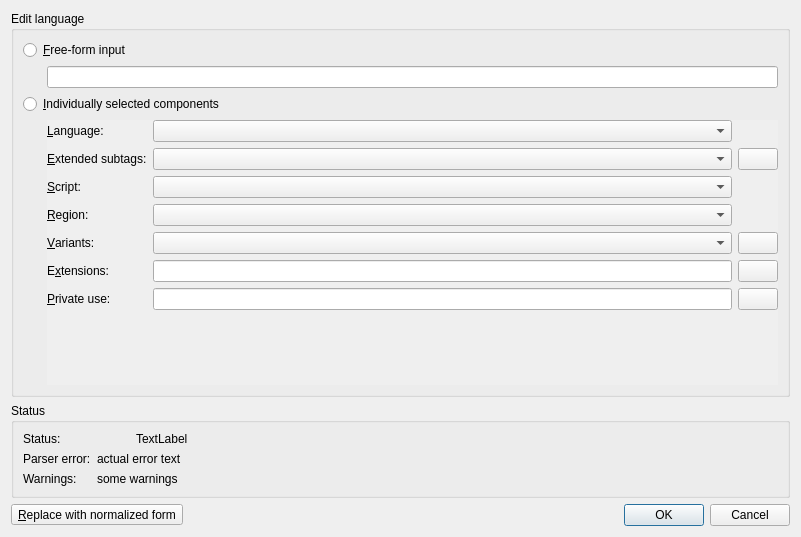
<?xml version="1.0" encoding="UTF-8"?>
<ui version="4.0">
 <class>mtx::gui::Util::LanguageDialog</class>
 <widget class="QDialog" name="mtx::gui::Util::LanguageDialog">
  <property name="geometry">
   <rect>
    <x>0</x>
    <y>0</y>
    <width>801</width>
    <height>537</height>
   </rect>
  </property>
  <property name="windowTitle">
   <string>Edit language</string>
  </property>
  <layout class="QVBoxLayout" name="verticalLayout_2">
   <item>
    <widget class="QGroupBox" name="groupBox">
     <property name="title">
      <string>Edit language</string>
     </property>
     <layout class="QVBoxLayout" name="verticalLayout">
      <item>
       <widget class="QRadioButton" name="rbFreeForm">
        <property name="text">
         <string>&amp;Free-form input</string>
        </property>
       </widget>
      </item>
      <item>
       <layout class="QHBoxLayout" name="horizontalLayout">
        <property name="spacing">
         <number>0</number>
        </property>
        <item>
         <spacer name="horizontalSpacer">
          <property name="orientation">
           <enum>Qt::Horizontal</enum>
          </property>
          <property name="sizeType">
           <enum>QSizePolicy::Fixed</enum>
          </property>
          <property name="sizeHint" stdset="0">
           <size>
            <width>24</width>
            <height>20</height>
           </size>
          </property>
         </spacer>
        </item>
        <item>
         <widget class="QLineEdit" name="leFreeForm"/>
        </item>
       </layout>
      </item>
      <item>
       <widget class="QRadioButton" name="rbComponentSelection">
        <property name="text">
         <string>&amp;Individually selected components</string>
        </property>
       </widget>
      </item>
      <item>
       <layout class="QHBoxLayout" name="horizontalLayout_2">
        <property name="spacing">
         <number>0</number>
        </property>
        <item>
         <spacer name="horizontalSpacer_2">
          <property name="orientation">
           <enum>Qt::Horizontal</enum>
          </property>
          <property name="sizeType">
           <enum>QSizePolicy::Fixed</enum>
          </property>
          <property name="sizeHint" stdset="0">
           <size>
            <width>24</width>
            <height>20</height>
           </size>
          </property>
         </spacer>
        </item>
        <item>
         <widget class="QScrollArea" name="saComponents">
          <property name="frameShape">
           <enum>QFrame::NoFrame</enum>
          </property>
          <property name="frameShadow">
           <enum>QFrame::Plain</enum>
          </property>
          <property name="widgetResizable">
           <bool>true</bool>
          </property>
          <property name="alignment">
           <set>Qt::AlignLeading|Qt::AlignLeft|Qt::AlignTop</set>
          </property>
          <widget class="QWidget" name="sawComponents">
           <property name="geometry">
            <rect>
             <x>0</x>
             <y>0</y>
             <width>733</width>
             <height>227</height>
            </rect>
           </property>
           <property name="autoFillBackground">
            <bool>true</bool>
           </property>
           <layout class="QGridLayout" name="sawComponentsLayout">
            <property name="leftMargin">
             <number>0</number>
            </property>
            <property name="topMargin">
             <number>0</number>
            </property>
            <property name="rightMargin">
             <number>0</number>
            </property>
            <property name="bottomMargin">
             <number>0</number>
            </property>
            <item row="2" column="1">
             <widget class="QComboBox" name="cbScript"/>
            </item>
            <item row="3" column="0">
             <widget class="QLabel" name="lRegion">
              <property name="text">
               <string>&amp;Region:</string>
              </property>
              <property name="buddy">
               <cstring>cbRegion</cstring>
              </property>
             </widget>
            </item>
            <item row="0" column="0">
             <widget class="QLabel" name="lLanguage">
              <property name="text">
               <string>&amp;Language:</string>
              </property>
              <property name="buddy">
               <cstring>cbLanguage</cstring>
              </property>
             </widget>
            </item>
            <item row="0" column="1">
             <widget class="mtx::gui::Util::LanguageComboBox" name="cbLanguage"/>
            </item>
            <item row="7" column="1">
             <spacer name="verticalSpacer_2">
              <property name="orientation">
               <enum>Qt::Vertical</enum>
              </property>
              <property name="sizeType">
               <enum>QSizePolicy::MinimumExpanding</enum>
              </property>
              <property name="sizeHint" stdset="0">
               <size>
                <width>20</width>
                <height>0</height>
               </size>
              </property>
             </spacer>
            </item>
            <item row="4" column="1">
             <widget class="QComboBox" name="cbVariant1"/>
            </item>
            <item row="4" column="0">
             <widget class="QLabel" name="lVariants">
              <property name="text">
               <string>&amp;Variants:</string>
              </property>
              <property name="buddy">
               <cstring>cbVariant1</cstring>
              </property>
             </widget>
            </item>
            <item row="3" column="1">
             <widget class="mtx::gui::Util::CountryComboBox" name="cbRegion"/>
            </item>
            <item row="6" column="0">
             <widget class="QLabel" name="lPrivateUse">
              <property name="text">
               <string>&amp;Private use:</string>
              </property>
              <property name="buddy">
               <cstring>lePrivateUse1</cstring>
              </property>
             </widget>
            </item>
            <item row="1" column="2">
             <widget class="QPushButton" name="pbAddExtendedSubtag">
              <property name="text">
               <string/>
              </property>
              <property name="icon">
               <iconset resource="../../qt_resources.qrc">
                <normaloff>:/icons/16x16/list-add.png</normaloff>:/icons/16x16/list-add.png</iconset>
              </property>
             </widget>
            </item>
            <item row="4" column="2">
             <widget class="QPushButton" name="pbAddVariant">
              <property name="text">
               <string/>
              </property>
              <property name="icon">
               <iconset resource="../../qt_resources.qrc">
                <normaloff>:/icons/16x16/list-add.png</normaloff>:/icons/16x16/list-add.png</iconset>
              </property>
             </widget>
            </item>
            <item row="1" column="0">
             <widget class="QLabel" name="lExtendedSubtags">
              <property name="text">
               <string>&amp;Extended subtags:</string>
              </property>
              <property name="buddy">
               <cstring>cbExtendedSubtag1</cstring>
              </property>
             </widget>
            </item>
            <item row="1" column="1">
             <widget class="QComboBox" name="cbExtendedSubtag1"/>
            </item>
            <item row="6" column="1">
             <widget class="QLineEdit" name="lePrivateUse1"/>
            </item>
            <item row="6" column="2">
             <widget class="QPushButton" name="pbAddPrivateUse">
              <property name="text">
               <string/>
              </property>
              <property name="icon">
               <iconset resource="../../qt_resources.qrc">
                <normaloff>:/icons/16x16/list-add.png</normaloff>:/icons/16x16/list-add.png</iconset>
              </property>
             </widget>
            </item>
            <item row="2" column="0">
             <widget class="QLabel" name="lScript">
              <property name="text">
               <string>&amp;Script:</string>
              </property>
              <property name="buddy">
               <cstring>cbScript</cstring>
              </property>
             </widget>
            </item>
            <item row="5" column="0">
             <widget class="QLabel" name="lExtensions">
              <property name="text">
               <string>E&amp;xtensions:</string>
              </property>
              <property name="buddy">
               <cstring>leExtension1</cstring>
              </property>
             </widget>
            </item>
            <item row="5" column="1">
             <widget class="QLineEdit" name="leExtension1"/>
            </item>
            <item row="5" column="2">
             <widget class="QPushButton" name="pbAddExtension">
              <property name="text">
               <string notr="true"/>
              </property>
              <property name="icon">
               <iconset resource="../../qt_resources.qrc">
                <normaloff>:/icons/16x16/list-add.png</normaloff>:/icons/16x16/list-add.png</iconset>
              </property>
             </widget>
            </item>
           </layout>
          </widget>
         </widget>
        </item>
       </layout>
      </item>
     </layout>
    </widget>
   </item>
   <item>
    <widget class="QGroupBox" name="groupBox_2">
     <property name="title">
      <string>Status</string>
     </property>
     <layout class="QGridLayout" name="gridLayout">
      <item row="2" column="0">
       <widget class="QLabel" name="lWarningsLabel">
        <property name="text">
         <string>Warnings:</string>
        </property>
        <property name="alignment">
         <set>Qt::AlignLeading|Qt::AlignLeft|Qt::AlignTop</set>
        </property>
       </widget>
      </item>
      <item row="0" column="0">
       <widget class="QLabel" name="lStatusLabel">
        <property name="text">
         <string>Status:</string>
        </property>
       </widget>
      </item>
      <item row="2" column="1">
       <widget class="QLabel" name="lWarnings">
        <property name="sizePolicy">
         <sizepolicy hsizetype="MinimumExpanding" vsizetype="Preferred">
          <horstretch>0</horstretch>
          <verstretch>0</verstretch>
         </sizepolicy>
        </property>
        <property name="text">
         <string notr="true">some warnings</string>
        </property>
        <property name="wordWrap">
         <bool>true</bool>
        </property>
       </widget>
      </item>
      <item row="0" column="1">
       <layout class="QHBoxLayout" name="horizontalLayout_3">
        <item>
         <widget class="QLabel" name="lStatusOKIcon">
          <property name="text">
           <string notr="true"/>
          </property>
          <property name="pixmap">
           <pixmap resource="../../qt_resources.qrc">:/icons/16x16/dialog-ok-apply.png</pixmap>
          </property>
         </widget>
        </item>
        <item>
         <widget class="QLabel" name="lStatusWarningsIcon">
          <property name="text">
           <string notr="true"/>
          </property>
          <property name="pixmap">
           <pixmap resource="../../qt_resources.qrc">:/icons/16x16/dialog-warning.png</pixmap>
          </property>
         </widget>
        </item>
        <item>
         <widget class="QLabel" name="lStatusBadIcon">
          <property name="text">
           <string notr="true"/>
          </property>
          <property name="pixmap">
           <pixmap resource="../../qt_resources.qrc">:/icons/16x16/dialog-error.png</pixmap>
          </property>
         </widget>
        </item>
        <item>
         <widget class="QLabel" name="lStatusText">
          <property name="sizePolicy">
           <sizepolicy hsizetype="MinimumExpanding" vsizetype="Preferred">
            <horstretch>0</horstretch>
            <verstretch>0</verstretch>
           </sizepolicy>
          </property>
          <property name="text">
           <string notr="true">TextLabel</string>
          </property>
          <property name="wordWrap">
           <bool>true</bool>
          </property>
         </widget>
        </item>
       </layout>
      </item>
      <item row="1" column="0">
       <widget class="QLabel" name="lParserErrorLabel">
        <property name="text">
         <string>Parser error:</string>
        </property>
       </widget>
      </item>
      <item row="1" column="1">
       <widget class="QLabel" name="lParserError">
        <property name="text">
         <string notr="true">actual error text</string>
        </property>
        <property name="textFormat">
         <enum>Qt::PlainText</enum>
        </property>
        <property name="wordWrap">
         <bool>true</bool>
        </property>
       </widget>
      </item>
     </layout>
    </widget>
   </item>
   <item>
    <layout class="QHBoxLayout" name="horizontalLayout_4">
     <item>
      <widget class="QToolButton" name="tbReplaceNormalized">
       <property name="text">
        <string>&amp;Replace with normalized form</string>
       </property>
       <property name="popupMode">
        <enum>QToolButton::InstantPopup</enum>
       </property>
      </widget>
     </item>
     <item>
      <spacer name="horizontalSpacer_3">
       <property name="orientation">
        <enum>Qt::Horizontal</enum>
       </property>
       <property name="sizeHint" stdset="0">
        <size>
         <width>40</width>
         <height>20</height>
        </size>
       </property>
      </spacer>
     </item>
     <item>
      <widget class="QDialogButtonBox" name="bbOkCancel">
       <property name="orientation">
        <enum>Qt::Horizontal</enum>
       </property>
       <property name="standardButtons">
        <set>QDialogButtonBox::Cancel|QDialogButtonBox::Ok</set>
       </property>
      </widget>
     </item>
    </layout>
   </item>
  </layout>
 </widget>
 <customwidgets>
  <customwidget>
   <class>mtx::gui::Util::CountryComboBox</class>
   <extends>QComboBox</extends>
   <header>mkvtoolnix-gui/util/country_combo_box.h</header>
  </customwidget>
  <customwidget>
   <class>mtx::gui::Util::LanguageComboBox</class>
   <extends>QComboBox</extends>
   <header>mkvtoolnix-gui/util/language_combo_box.h</header>
  </customwidget>
 </customwidgets>
 <tabstops>
  <tabstop>rbFreeForm</tabstop>
  <tabstop>leFreeForm</tabstop>
  <tabstop>rbComponentSelection</tabstop>
  <tabstop>saComponents</tabstop>
  <tabstop>cbLanguage</tabstop>
  <tabstop>cbExtendedSubtag1</tabstop>
  <tabstop>pbAddExtendedSubtag</tabstop>
  <tabstop>cbScript</tabstop>
  <tabstop>cbRegion</tabstop>
  <tabstop>cbVariant1</tabstop>
  <tabstop>pbAddVariant</tabstop>
  <tabstop>leExtension1</tabstop>
  <tabstop>pbAddExtension</tabstop>
  <tabstop>lePrivateUse1</tabstop>
  <tabstop>pbAddPrivateUse</tabstop>
  <tabstop>tbReplaceNormalized</tabstop>
  <tabstop>bbOkCancel</tabstop>
 </tabstops>
 <resources>
  <include location="../../qt_resources.qrc"/>
 </resources>
 <connections/>
</ui>
